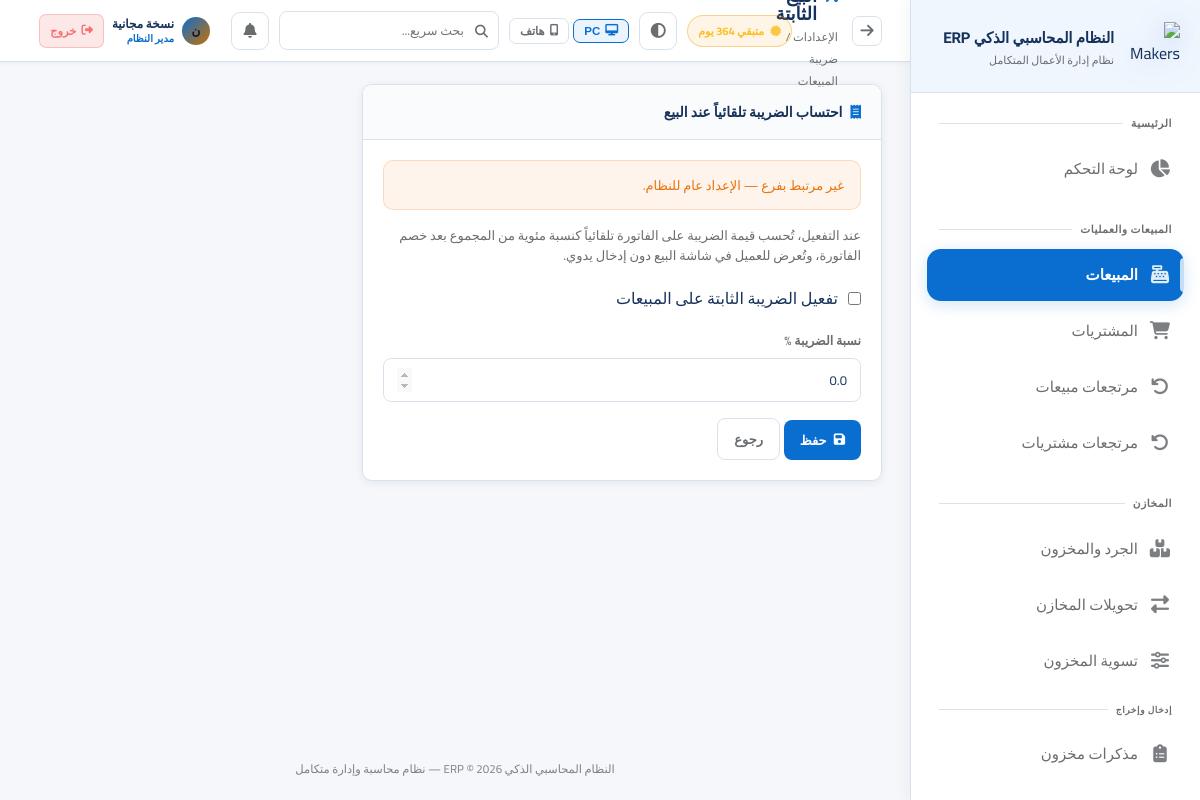
The app's page /settings/sale-tax (signed in) with its own data.
### app.py (models this page shows, shortened)
class AppSetting(db.Model):
    id = db.Column(db.Integer, primary_key=True)
    key = db.Column(db.String(80), unique=True, nullable=False)
    value = db.Column(db.Text)

class User(UserMixin, db.Model):
    id = db.Column(db.Integer, primary_key=True)
    username = db.Column(db.String(80), unique=True, nullable=False)
    password_hash = db.Column(db.String(256))
    full_name = db.Column(db.String(120))
    role = db.Column(db.String(20), default='user')  # developer, admin, manager, user
    branch_id = db.Column(db.Integer, db.ForeignKey('branch.id'))
    is_active = db.Column(db.Boolean, default=True)
    created_at = db.Column(db.DateTime, default=datetime.utcnow)
    last_seen = db.Column(db.DateTime, nullable=True)
    last_ip = db.Column(db.String(64), nullable=True)
    last_user_agent = db.Column(db.String(256), nullable=True)
    permissions = db.Column(db.Text)  # JSON list of permission keys; empty = استخدام صلاحيات الدور

### app.py (the view, shortened to what this page needs)
@app.route('/settings/sale-tax', methods=['GET', 'POST'])
@login_required
@admin_required
def sale_tax_settings():
    bid = getattr(current_user, 'branch_id', None)
    br = Branch.query.get(bid) if bid else None
    gs = get_app_settings_dict(branch_id=bid)
    return render_template(
        'settings_sale_tax.html',
        enabled=(gs.get('sale_fixed_tax_enabled') or '0').strip() in ('1', 'true', 'on', 'yes'),
        percent=float(gs.get('sale_fixed_tax_percent') or 0),
        branding_branch=br,
    )

### app.py (called while the page is built, shortened)
@login_manager.user_loader
def load_user(user_id):
    return User.query.get(int(user_id))

def admin_required(f):
    @wraps(f)
    def decorated(*args, **kwargs):
        if not current_user.is_authenticated or current_user.role not in ['admin', 'manager', 'developer']:
            flash('ليس لديك صلاحية للوصول لهذه الصفحة', 'error')
            return redirect(safe_home_url_for(current_user))
        return f(*args, **kwargs)
    return decorated

def _perm_list_from_user(user):
    if not user or not getattr(user, 'permissions', None):
        return None
    try:
        data = json.loads(user.permissions)
        if isinstance(data, list) and len(data) > 0:
            return set(data)
    except (json.JSONDecodeError, TypeError):
        pass
    return None

def user_can(user, perm: str) -> bool:
    if not user or not user.is_authenticated:
        return False
    if getattr(user, 'role', None) == 'developer':
        return True
    custom = _perm_list_from_user(user)
    if perm in DEVELOPER_ONLY_PERMS:
        if custom is None:
            return False
        return perm in custom
    if custom is not None:
        return perm in custom

def user_can_approve_transfers(user) -> bool:
    if not user or not user.is_authenticated:
        return False
    if getattr(user, 'role', None) in ('developer', 'admin'):
        return True
    custom = _perm_list_from_user(user)
    if custom is not None:
        return 'transfer_approve' in custom
    return False

def user_can_delete_users_account(user) -> bool:
    if not user or not user.is_authenticated:
        return False
    if getattr(user, 'role', None) == 'developer':
        return True
    custom = _perm_list_from_user(user)
    if custom is not None:
        return 'delete_users' in custom
    if getattr(user, 'role', None) == 'admin':
        return True
    return False

def permission_keys_for_editor(viewer):
    if not viewer or not getattr(viewer, 'is_authenticated', False):
        return [x for x in PERMISSION_KEYS if x[0] not in DEVELOPER_ONLY_PERMS]
    if getattr(viewer, 'role', None) == 'developer':
        return list(PERMISSION_KEYS)
    return [x for x in PERMISSION_KEYS if x[0] not in DEVELOPER_ONLY_PERMS]

@app.before_request
def erp_sqlite_autobackup_start():
    if getattr(erp_sqlite_autobackup_start, '_started', False):
        return

### templates/settings_sale_tax.html (shortened to what this page needs)
{% extends 'base.html' %}
{% set block_icon = 'fas fa-percentage' %}
{% block breadcrumb %}الإعدادات / ضريبة المبيعات{% endblock %}
{% block content %}
<div class="card" style="max-width:520px;">
    <div class="card-header"><div class="card-title"><i class="fas fa-receipt"></i> احتساب الضريبة تلقائياً عند البيع</div></div>
    <div class="card-body">
        {% if branding_branch %}
        <div class="alert alert-info" style="margin-bottom:16px;font-size:13px;">
            الإعدادات لفرع: <strong>{{ branding_branch.name }}</strong>
        </div>
        {% else %}
        <div class="alert alert-warning" style="margin-bottom:16px;font-size:13px;">غير مرتبط بفرع — الإعداد عام للنظام.</div>
        {% endif %}
        <p style="color:var(--text-muted);font-size:13px;margin-bottom:18px;line-height:1.5;">
            عند التفعيل، تُحسب قيمة الضريبة على الفاتورة تلقائياً كنسبة مئوية من المجموع بعد خصم الفاتورة، وتُعرض للعميل في شاشة البيع دون إدخال يدوي.
        </p>
        <form method="POST">
            <div class="form-group">
                <label style="display:flex;align-items:center;gap:10px;cursor:pointer;">
                    <input type="checkbox" name="sale_fixed_tax_enabled" {{ 'checked' if enabled }}>
                    تفعيل الضريبة الثابتة على المبيعات
                </label>
            </div>
            <div class="form-group">
                <label class="form-label">نسبة الضريبة %</label>
                <input type="number" name="sale_fixed_tax_percent" class="form-control" value="{{ percent }}" min="0" max="100" step="0.01">
            </div>
            <button type="submit" class="btn btn-primary"><i class="fas fa-save"></i> حفظ</button>
            <a href="{{ url_for('dashboard') }}" class="btn btn-outline">رجوع</a>
        </form>
    </div>
</div>
{% endblock %}

### templates/base.html (shortened to what this page needs)
<!DOCTYPE html>
<html lang="ar" dir="rtl" data-theme="fiori" data-layout-default="{{ layout_max_width | default('1400px') }}">
<head>
    <link rel="stylesheet" href="https://cdnjs.cloudflare.com/ajax/libs/font-awesome/6.5.0/css/all.min.css">
    <link rel="stylesheet" href="{{ url_for('static', filename='css/style.css') }}">
</head>
<body>
<aside class="sidebar sidebar-enterprise" id="sidebar">
    <div class="sidebar-logo">
        <div class="logo-icon">
            <img src="{{ url_for('static', filename='img/logo-makers-erp-3d.png') }}" alt="Makers ERP">
        </div>
        <div class="logo-text">
            <div class="name">{{ app_brand_title | default('النظام المحاسبي الذكي ERP') }}</div>
            <div class="sub">نظام إدارة الأعمال المتكامل</div>
        </div>
    </div>
    <nav class="sidebar-nav" id="sidebarNav" style="display:flex;flex-direction:column;padding-bottom:8px;">
        <div class="nav-section">
            <div class="nav-label">الرئيسية</div>
            {% if can('dashboard') %}
            <a href="{{ url_for('dashboard') }}" class="nav-link {% if request.endpoint=='dashboard' %}active{% endif %}">
                <i class="fas fa-chart-pie"></i><span class="label">لوحة التحكم</span>
            </a>
            {% endif %}
        </div>
        {% if can('sales') or can('purchases') or can('returns') %}
        <div class="nav-section">
            <div class="nav-label">المبيعات والعمليات</div>
            {% if can('sales') %}
            <a href="{{ url_for('sales') }}" class="nav-link {% if 'sale' in (request.endpoint or '') and 'return' not in (request.endpoint or '') and 'report' not in (request.endpoint or '') %}active{% endif %}">
                <i class="fas fa-cash-register"></i><span class="label">المبيعات</span>
            </a>
            {% endif %}
            {% if can('purchases') %}
            <a href="{{ url_for('purchases') }}" class="nav-link {% if 'purchase' in (request.endpoint or '') and 'return' not in (request.endpoint or '') and 'report' not in (request.endpoint or '') %}active{% endif %}">
                <i class="fas fa-shopping-cart"></i><span class="label">المشتريات</span>
            </a>
            {% endif %}
            {% if can('returns') %}
            <a href="{{ url_for('sale_returns') }}" class="nav-link {% if request.endpoint in ['sale_returns','new_sale_return'] %}active{% endif %}">
                <i class="fas fa-undo"></i><span class="label">مرتجعات مبيعات</span>
            </a>
            <a href="{{ url_for('purchase_returns') }}" class="nav-link {% if request.endpoint in ['purchase_returns','new_purchase_return'] %}active{% endif %}">
                <i class="fas fa-undo-alt"></i><span class="label">مرتجعات مشتريات</span>
            </a>
            {% endif %}
        </div>
        {% endif %}
        {% if can('inventory') or can('transfers') or can('adjust_stock') %}
        <div class="nav-section">
            <div class="nav-label">المخازن</div>
            {% if can('inventory') %}
            <a href="{{ url_for('inventory') }}" class="nav-link {% if request.endpoint=='inventory' %}active{% endif %}">
                <i class="fas fa-boxes"></i><span class="label">الجرد والمخزون</span>
            </a>
            {% endif %}
            {% if can('transfers') %}
            <a href="{{ url_for('transfers') }}" class="nav-link {% if 'transfer' in (request.endpoint or '') %}active{% endif %}">
                <i class="fas fa-exchange-alt"></i><span class="label">تحويلات المخازن</span>
            </a>
            {% endif %}
            {% if can('adjust_stock') %}
            <a href="{{ url_for('adjust_stock') }}" class="nav-link {% if request.endpoint=='adjust_stock' %}active{% endif %}">
                <i class="fas fa-sliders-h"></i><span class="label">تسوية المخزون</span>
            </a>
            {% endif %}
            {% if can('inventory') %}
            <div class="nav-label" style="padding-top:10px;font-size:9px;">إدخال وإخراج</div>
            <a href="{{ url_for('inventory_memos_list') }}" class="nav-link ">
                <i class="fas fa-clipboard-list"></i><span class="label">مذكرات مخزون</span>
            </a>
            {% endif %}
        </div>
        {% endif %}
        {% if can('customers') or can('suppliers') or can('employees') %}
        <div class="nav-section">
        </div>
        {% endif %}
    </nav>
</aside>
<main class="main-content">
    <div class="topbar">
        <div style="display:flex;align-items:center;gap:14px;">
            <button type="button" onclick="history.back()" class="icon-btn" title="رجوع" style="font-size:15px;flex-shrink:0;"><i class="fas fa-arrow-right"></i></button>
            <div>
                <div class="page-title"><i class="{{ block_icon | default('fas fa-home') }}"></i>{% block page_title %}الرئيسية{% endblock %}</div>
                <div class="breadcrumb">{% block breadcrumb %}{{ app_brand_title }}{% endblock %}</div>
            </div>
        </div>
        <div class="topbar-right">
            {% if subscription_status %}
            <span class="sub-pill {% if subscription_status.kind in ('developer','permanent') %}ok{% elif subscription_status.kind in ('expired','none') %}bad{% else %}warn{% endif %}" title="حالة الاشتراك / الترخيص">
                <i class="fas fa-certificate" style="margin-left:6px;opacity:.85;"></i>{{ subscription_status.line }}
            </span>
            {% endif %}
            <button type="button" class="theme-toggle" onclick="erpToggleTheme()" title="تبديل الثيم (Fiori / فاتح / داكن)"><i class="fas fa-adjust"></i></button>
            <div class="erp-device-layout-tools" style="display:flex;align-items:center;gap:4px;flex-shrink:0;" title="وضع العرض — يُحفظ على هذا الجهاز فقط">
                <button type="button" id="btnLayoutPC" onclick="erpSetLayout('pc')" title="عرض PC"
                    style="display:flex;align-items:center;gap:5px;padding:5px 10px;border-radius:7px;font-size:11.5px;font-weight:700;
                           border:1px solid var(--border);background:transparent;color:var(--text-muted);cursor:pointer;transition:all .18s;">
                    <i class="fas fa-desktop"></i> PC
                </button>
                <button type="button" id="btnLayoutPhone" onclick="erpSetLayout('phone')" title="عرض هاتف"
                    style="display:flex;align-items:center;gap:5px;padding:5px 10px;border-radius:7px;font-size:11.5px;font-weight:700;
                           border:1px solid var(--border);background:transparent;color:var(--text-muted);cursor:pointer;transition:all .18s;">
                    <i class="fas fa-mobile-alt"></i> هاتف
                </button>
            </div>
            <div style="position:relative;" id="globalSearchWrapper">
                <div style="position:relative;">
                    <i class="fas fa-search" style="position:absolute;right:11px;top:50%;transform:translateY(-50%);color:var(--text-muted);font-size:13px;pointer-events:none;"></i>
                    <input type="text" id="globalSearchInput" placeholder="بحث سريع..." autocomplete="off"
                        style="width:220px;padding:7px 34px 7px 12px;background:rgba(255,255,255,.04);border:1px solid var(--border);
                               border-radius:8px;color:var(--text);font-family:Cairo,sans-serif;font-size:12.5px;transition:all .2s;"
                        onfocus="this.style.borderColor='var(--accent)';this.style.width='280px'"
                        onblur="setTimeout(()=>{this.style.borderColor='';this.style.width='220px';closeGlobalSearch()},200)">
                </div>
            </div>
            <div style="position:relative;" id="notifWrapper">
                <button class="notif-btn" onclick="toggleNotif()" title="الإشعارات">
                    <i class="fas fa-bell"></i>
                </button>
            </div>
            <div style="display:flex;align-items:center;gap:8px;padding:4px 10px;border-radius:10px;
                        background:rgba(255,255,255,.05);border:1px solid rgba(255,255,255,.09);
                        backdrop-filter:blur(12px);-webkit-backdrop-filter:blur(12px);flex-shrink:0;">
                <div style="width:28px;height:28px;border-radius:50%;background:linear-gradient(135deg,var(--accent),#c97000);
                            display:flex;align-items:center;justify-content:center;font-size:12px;font-weight:800;color:#0f1422;flex-shrink:0;">
                    {{ (current_user.full_name or current_user.username)[0] }}
                </div>
                <div style="line-height:1.3;min-width:0;">
                    <div style="font-size:12px;font-weight:700;color:var(--text);white-space:nowrap;overflow:hidden;text-overflow:ellipsis;max-width:100px;">
                        {{ current_user.full_name or current_user.username }}
                    </div>
                    <div style="font-size:10px;color:var(--accent);font-weight:600;">
                        {% if current_user.role=='developer' %}مطوّر النظام
                        {% elif current_user.role=='admin' %}مدير النظام
                        {% elif current_user.role=='manager' %}مشرف
                        {% else %}مستخدم{% endif %}
                    </div>
                </div>
                <a href="{{ url_for('logout') }}" title="تسجيل الخروج"
                   style="display:flex;align-items:center;gap:5px;padding:5px 10px;border-radius:7px;
                          background:rgba(239,68,68,.12);border:1px solid rgba(239,68,68,.25);
                          color:#f87171;font-size:11.5px;font-weight:700;text-decoration:none;white-space:nowrap;
                          transition:all .18s;flex-shrink:0;"
                   onmouseover="this.style.background='rgba(239,68,68,.22)';this.style.borderColor='rgba(239,68,68,.5)'"
                   onmouseout="this.style.background='rgba(239,68,68,.12)';this.style.borderColor='rgba(239,68,68,.25)'">
                    <i class="fas fa-sign-out-alt"></i> خروج
                </a>
            </div>
        </div>
    </div>
    <div class="content fade-in">
        {% block content %}{% endblock %}
    </div>
    <div class="app-footer-note">{{ app_brand_title }} © 2026 — نظام محاسبة وإدارة متكامل</div>
</main>
</body>
</html>

### static/css/style.css (style rules this page uses)
.nav-link, .btn, .stat-card, .card { transition: all 0.2s ease; }

### records on screen
AppSetting: value "النظام المحاسبي الذكي ERP"
User: full_name "ن", full_name "نسخة مجانية"

### other values on screen
{{ subscription_status.line }} "متبقي 364 يوم"
